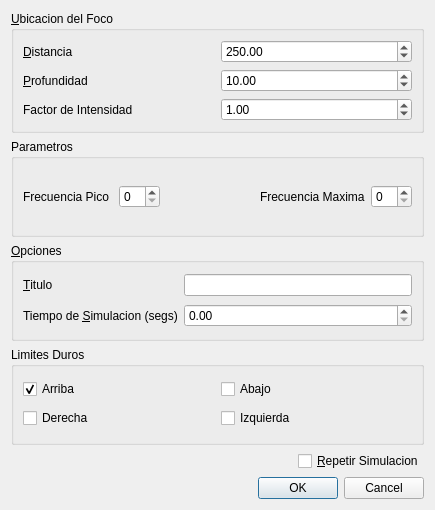
<ui version="4.0" >
 <class>SimulParams</class>
 <widget class="QDialog" name="SimulParams" >
  <property name="geometry" >
   <rect>
    <x>0</x>
    <y>0</y>
    <width>435</width>
    <height>510</height>
   </rect>
  </property>
  <property name="windowTitle" >
   <string>Parametros de Simulacion</string>
  </property>
  <layout class="QGridLayout" name="gridLayout" >
   <item row="0" column="0" colspan="2" >
    <widget class="QGroupBox" name="groupBox" >
     <property name="title" >
      <string>&amp;Ubicacion del Foco</string>
     </property>
     <layout class="QGridLayout" name="gridLayout_4" >
      <item row="0" column="0" >
       <widget class="QLabel" name="label_5" >
        <property name="text" >
         <string>&amp;Distancia</string>
        </property>
        <property name="buddy" >
         <cstring>sbDistance</cstring>
        </property>
       </widget>
      </item>
      <item row="0" column="1" >
       <widget class="QDoubleSpinBox" name="sbDistance" >
        <property name="minimum" >
         <double>0.000000000000000</double>
        </property>
        <property name="maximum" >
         <double>999999.989999999990687</double>
        </property>
        <property name="singleStep" >
         <double>10.000000000000000</double>
        </property>
        <property name="value" >
         <double>250.000000000000000</double>
        </property>
       </widget>
      </item>
      <item row="2" column="0" >
       <widget class="QLabel" name="label_9" >
        <property name="text" >
         <string>Factor de Intensidad</string>
        </property>
        <property name="buddy" >
         <cstring>sbFpeak</cstring>
        </property>
       </widget>
      </item>
      <item row="1" column="0" >
       <widget class="QLabel" name="label_6" >
        <property name="text" >
         <string>&amp;Profundidad</string>
        </property>
        <property name="buddy" >
         <cstring>sbDepth</cstring>
        </property>
       </widget>
      </item>
      <item row="1" column="1" >
       <widget class="QDoubleSpinBox" name="sbDepth" >
        <property name="decimals" >
         <number>2</number>
        </property>
        <property name="minimum" >
         <double>0.000000000000000</double>
        </property>
        <property name="maximum" >
         <double>1000000.000000000000000</double>
        </property>
        <property name="singleStep" >
         <double>10.000000000000000</double>
        </property>
        <property name="value" >
         <double>10.000000000000000</double>
        </property>
       </widget>
      </item>
      <item row="2" column="1" >
       <widget class="QDoubleSpinBox" name="sbSstrength" >
        <property name="value" >
         <double>1.000000000000000</double>
        </property>
       </widget>
      </item>
     </layout>
    </widget>
   </item>
   <item row="1" column="0" colspan="2" >
    <widget class="QGroupBox" name="groupBox_2" >
     <property name="title" >
      <string>Parametros</string>
     </property>
     <layout class="QGridLayout" name="gridLayout_3" >
      <item row="0" column="0" >
       <widget class="QLabel" name="label_7" >
        <property name="text" >
         <string>Frecuencia Pico </string>
        </property>
        <property name="buddy" >
         <cstring>sbFpeak</cstring>
        </property>
       </widget>
      </item>
      <item row="0" column="1" >
       <widget class="QSpinBox" name="sbFpeak" />
      </item>
      <item row="0" column="3" >
       <widget class="QLabel" name="label_8" >
        <property name="text" >
         <string>Frecuencia Maxima</string>
        </property>
        <property name="buddy" >
         <cstring>sbFmax</cstring>
        </property>
       </widget>
      </item>
      <item row="0" column="4" >
       <widget class="QSpinBox" name="sbFmax" />
      </item>
      <item row="0" column="2" >
       <spacer name="horizontalSpacer_2" >
        <property name="orientation" >
         <enum>Qt::Horizontal</enum>
        </property>
        <property name="sizeHint" stdset="0" >
         <size>
          <width>40</width>
          <height>20</height>
         </size>
        </property>
       </spacer>
      </item>
     </layout>
    </widget>
   </item>
   <item row="2" column="0" colspan="2" >
    <widget class="QGroupBox" name="groupBox_3" >
     <property name="title" >
      <string>&amp;Opciones</string>
     </property>
     <layout class="QGridLayout" name="gridLayout_5" >
      <item row="0" column="0" >
       <widget class="QLabel" name="label_2" >
        <property name="text" >
         <string>&amp;Titulo</string>
        </property>
        <property name="buddy" >
         <cstring>leTitle</cstring>
        </property>
       </widget>
      </item>
      <item row="0" column="1" >
       <widget class="QLineEdit" name="leTitle" />
      </item>
      <item row="1" column="0" >
       <widget class="QLabel" name="label" >
        <property name="text" >
         <string>Tiempo de &amp;Simulacion (segs)</string>
        </property>
        <property name="buddy" >
         <cstring>sbTMax</cstring>
        </property>
       </widget>
      </item>
      <item row="1" column="1" >
       <widget class="QDoubleSpinBox" name="sbTMax" />
      </item>
     </layout>
    </widget>
   </item>
   <item row="3" column="0" colspan="2" >
    <widget class="QGroupBox" name="groupBox_4" >
     <property name="title" >
      <string>Limites Duros</string>
     </property>
     <layout class="QGridLayout" name="gridLayout_2" >
      <item row="0" column="0" >
       <widget class="QCheckBox" name="chkTop" >
        <property name="text" >
         <string>Arriba</string>
        </property>
        <property name="checked" >
         <bool>true</bool>
        </property>
       </widget>
      </item>
      <item row="0" column="1" >
       <widget class="QCheckBox" name="chkBottom" >
        <property name="text" >
         <string>Abajo</string>
        </property>
       </widget>
      </item>
      <item row="1" column="0" >
       <widget class="QCheckBox" name="chkRight" >
        <property name="text" >
         <string>Derecha</string>
        </property>
       </widget>
      </item>
      <item row="1" column="1" >
       <widget class="QCheckBox" name="chkLeft" >
        <property name="text" >
         <string>Izquierda</string>
        </property>
       </widget>
      </item>
     </layout>
    </widget>
   </item>
   <item row="4" column="0" >
    <spacer name="horizontalSpacer_3" >
     <property name="orientation" >
      <enum>Qt::Horizontal</enum>
     </property>
     <property name="sizeHint" stdset="0" >
      <size>
       <width>265</width>
       <height>20</height>
      </size>
     </property>
    </spacer>
   </item>
   <item row="4" column="1" >
    <widget class="QCheckBox" name="chkLoop" >
     <property name="text" >
      <string>&amp;Repetir Simulacion</string>
     </property>
    </widget>
   </item>
   <item row="5" column="0" colspan="2" >
    <widget class="QDialogButtonBox" name="buttonBox" >
     <property name="standardButtons" >
      <set>QDialogButtonBox::Cancel|QDialogButtonBox::Ok</set>
     </property>
    </widget>
   </item>
  </layout>
 </widget>
 <resources/>
 <connections/>
</ui>
